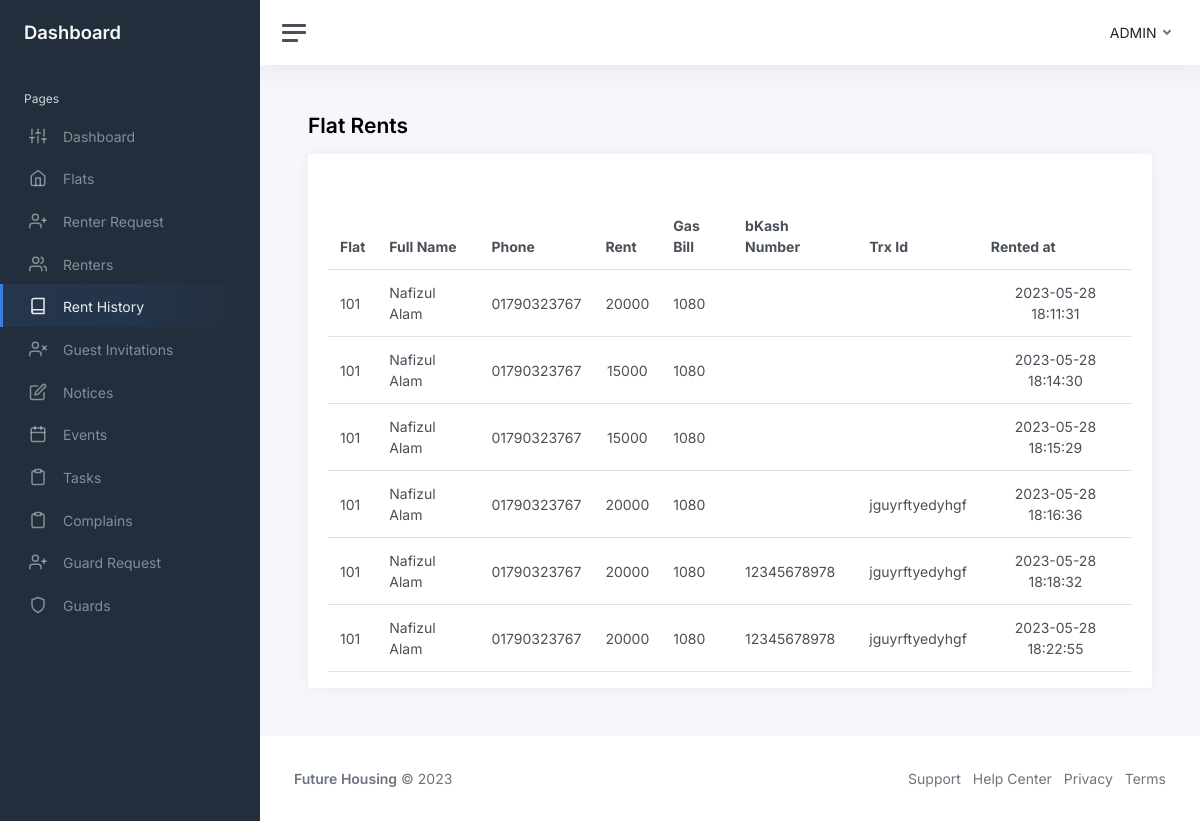
The app's page /php/admin/flat-rents.php, older data.
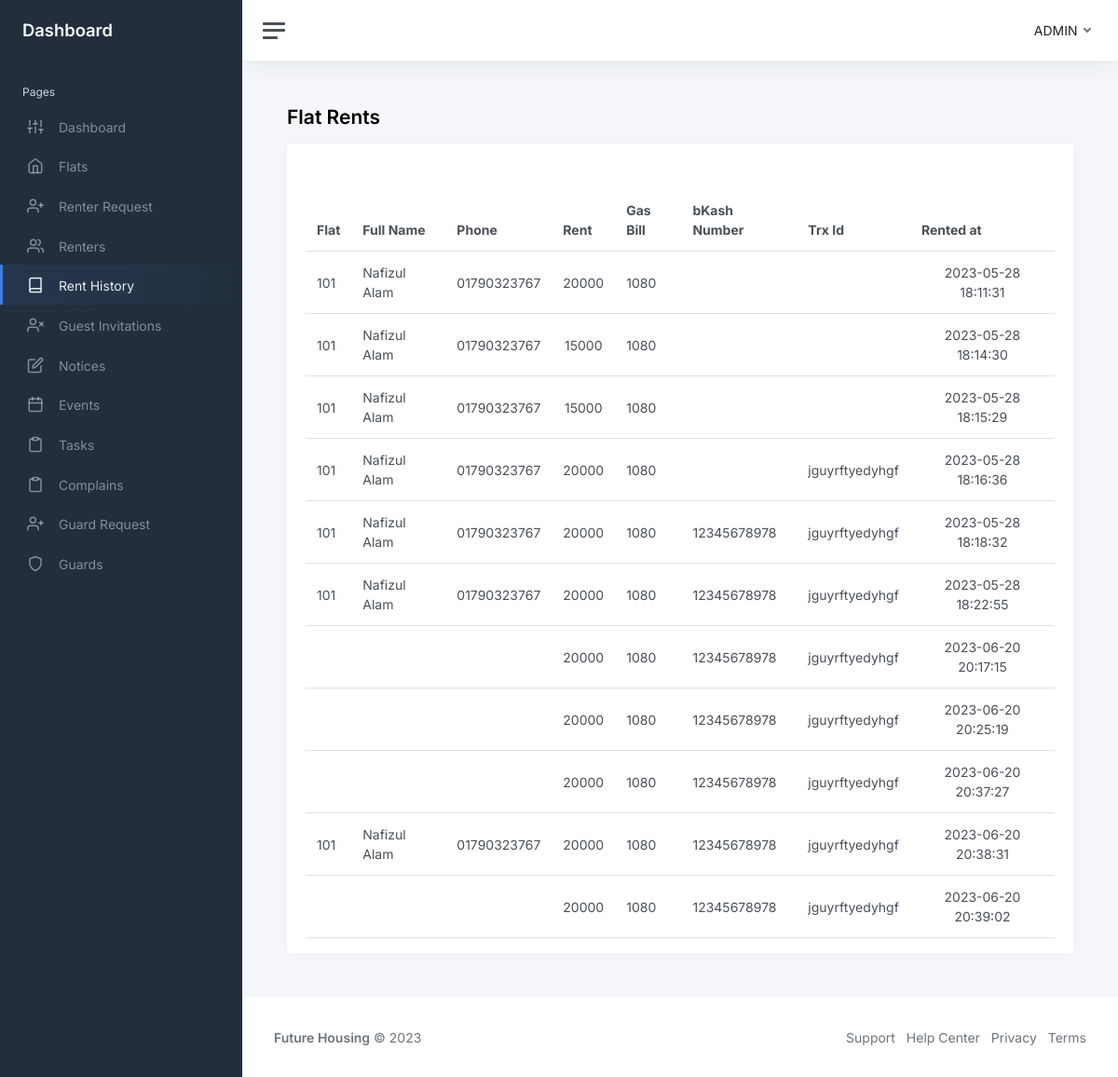
The same page, newer data.
### tables this page shows
CREATE TABLE `flat_rents` (
  `id` int NOT NULL,
  `flat` varchar(256) DEFAULT NULL,
  `fullname` varchar(256) DEFAULT NULL,
  `phone` varchar(256) DEFAULT NULL,
  `rent` varchar(256) DEFAULT NULL,
  `gas_bill` varchar(256) DEFAULT NULL,
  `bKash_number` varchar(256) DEFAULT NULL,
  `trx_id` varchar(256) DEFAULT NULL,
  `rented_at` datetime NOT NULL DEFAULT CURRENT_TIMESTAMP
);

### php/admin/flat-rents.php (the view, shortened to what this page needs)
<?php
$currentPage = "flat-rents";
include "../../database.php";
$query = "SELECT * FROM `flat_rents`";
$stmt = $conn->prepare($query);
$result = $stmt->execute();
$flat_rents = $stmt->fetchAll();
?>
<!DOCTYPE html>
<html lang="en">
<head>
    <link href="https://cdn.jsdelivr.net/npm/simple-datatables@7.1.2/dist/style.min.css" rel="stylesheet" />
    <link href="../../styles/app.css" rel="stylesheet">
</head>
<body>
    <div class="wrapper">
        <?php include "components/sidebar.php"?>
        <div class="main">
            <?php include "components/navbar.php"?>
            <main class="content">
                <div class="container-fluid p-0">
                    <h1 class="h3 mb-3"><strong>Flat Rents</strong></h1>
                    <div class="row">
                        <div class="col-12 d-flex">
                            <div class="card flex-fill w-100">
                                <div class="card-header">
                                </div>
                                <div class="card-body py-3">
                                    <table id="datatablesSimple" class="table table-hover my-0">
                                        <thead>
                                            <tr>
                                                <th>Flat</th>
                                                <th class="d-none d-md-table-cell">Full Name</th>
                                                <th class="d-none d-md-table-cell">Phone</th>
                                                <th>Rent</th>
                                                <th class="d-none d-md-table-cell">Gas Bill</th>
                                                <th class="d-none d-md-table-cell">bKash Number</th>
                                                <th class="d-none d-md-table-cell">Trx Id</th>
                                                <th>Rented at</th>
                                            </tr>
                                        </thead>
                                        <tbody>
                                            <?php
                                                foreach($flat_rents as $flat_rent):
                                            ?>
                                            <tr>
                                                <td><?= $flat_rent['flat'] ?></td>
                                                <td class="d-none d-md-table-cell"><?= $flat_rent['fullname'] ?></td>
                                                <td class="d-none d-md-table-cell"><?=$flat_rent['phone']?></td>
                                                <td class="text-center"><?=$flat_rent['rent']?></td>
                                                <td class="d-none d-md-table-cell"><?=$flat_rent['gas_bill']?></td>
                                                <td class="d-none d-md-table-cell"><?=$flat_rent['bKash_number']?></td>
                                                <td class="d-none d-md-table-cell"><?=$flat_rent['trx_id']?></td>
                                                <td class="text-center"><?=$flat_rent['rented_at']?></td>
                                                <?php
                                                endforeach;
                                            ?>
                                        </tbody>
                                    </table>
                                </div>
                            </div>
                        </div>
                    </div>
                </div>
            </main>
            <footer class="footer">
                <?php include "components/footer.php"?>
            </footer>
        </div>
    </div>
</body>
</html>

### php/admin/components/sidebar.php
<nav id="sidebar" class="sidebar js-sidebar">
    <div class="sidebar-content js-simplebar">
        <a class="sidebar-brand" href="admin-dashboard.php">
            <span class="align-middle">Dashboard</span>
        </a>
        <ul class="sidebar-nav">
            <li class="sidebar-header">
                Pages
            </li>
            <li class="sidebar-item  <?php if ($currentPage === 'dashboard') echo 'active'; ?>">
                <a class="sidebar-link" href="admin-dashboard.php">
                    <i class="align-middle" data-feather="sliders"></i> <span class="align-middle">Dashboard</span>
                </a>
            </li>
            <li class="sidebar-item  <?php if ($currentPage === 'flats') echo 'active'; ?>">
                <a class="sidebar-link" href="flats.php">
                    <i class="align-middle" data-feather="home"></i> <span class="align-middle">Flats</span>
                </a>
            </li>
            <li class="sidebar-item  <?php if ($currentPage === 'renter requests') echo 'active'; ?>">
                <a class="sidebar-link" href="request-renters.php">
                    <i class="align-middle" data-feather="user-plus"></i> <span class="align-middle">Renter
                        Request</span>
                </a>
            </li>
            <li class="sidebar-item  <?php if ($currentPage === 'renters') echo 'active'; ?>">
                <a class="sidebar-link" href="renters.php">
                    <i class="align-middle" data-feather="users"></i> <span class="align-middle">Renters</span>
                </a>
            </li>
            <li class="sidebar-item  <?php if ($currentPage === 'flat-rents') echo 'active'; ?>">
                <a class="sidebar-link" href="flat-rents.php">
                    <i class="align-middle" data-feather="book"></i> <span class="align-middle">Rent History</span>
                </a>
            </li>
            <li class="sidebar-item  <?php if ($currentPage === 'guests-invitations') echo 'active'; ?>">
                <a class="sidebar-link" href="guests-invitations.php">
                    <i class="align-middle" data-feather="user-x"></i> <span class="align-middle">Guest
                        Invitations</span>
                </a>
            </li>
            <li class="sidebar-item  <?php if ($currentPage === 'notices') echo 'active'; ?>">
                <a class="sidebar-link" href="notices.php">
                    <i class="align-middle" data-feather="edit"></i> <span class="align-middle">Notices</span>
                </a>
            </li>
            <li class="sidebar-item  <?php if ($currentPage === 'events') echo 'active'; ?>">
                <a class="sidebar-link" href="events.php">
                    <i class="align-middle" data-feather="calendar"></i> <span class="align-middle">Events</span>
                </a>
            </li>
            <li class="sidebar-item  <?php if ($currentPage === 'tasks') echo 'active'; ?>">
                <a class="sidebar-link" href="tasks.php">
                    <i class="align-middle" data-feather="clipboard"></i> <span class="align-middle">Tasks</span>
                </a>
            </li>
            <li class="sidebar-item  <?php if ($currentPage === 'complains') echo 'active'; ?>">
                <a class="sidebar-link" href="complains.php">
                    <i class="align-middle" data-feather="clipboard"></i> <span class="align-middle">Complains</span>
                </a>
            </li>
            <li class="sidebar-item  <?php if ($currentPage === 'guard requests') echo 'active'; ?>">
                <a class="sidebar-link" href="request-guards.php">
                    <i class="align-middle" data-feather="user-plus"></i> <span class="align-middle">Guard
                        Request</span>
                </a>
            </li>
            <li class="sidebar-item  <?php if ($currentPage === 'guards') echo 'active'; ?>">
                <a class="sidebar-link" href="guards.php">
                    <i class="align-middle" data-feather="shield"></i> <span class="align-middle">Guards</span>
                </a>
            </li>
        </ul>
    </div>
</nav>

### php/admin/components/navbar.php (shortened to what this page needs)
<nav class="navbar navbar-expand navbar-light navbar-bg">
    <a class="sidebar-toggle js-sidebar-toggle">
        <i class="hamburger align-self-center"></i>
    </a>
    <div class="navbar-collapse collapse">
        <ul class="navbar-nav navbar-align">
            <li class="nav-item dropdown">
                <a class="nav-link dropdown-toggle d-none d-sm-inline-block" href="#" data-bs-toggle="dropdown">
                    <span class="text-dark">ADMIN</span>
                </a>
            </li>
        </ul>
    </div>
</nav>

### php/admin/components/footer.php
<footer class="footer">
    <div class="container-fluid">
        <div class="row text-muted">
            <div class="col-6 text-start">
                <p class="mb-0">
                    <a class="text-muted" href="../../index.php" target="_blank"><strong>Future Housing</strong></a>
                    &copy;
                    <span>2023</span>
                </p>
            </div>
            <div class="col-6 text-end">
                <ul class="list-inline">
                    <li class="list-inline-item">
                        <a class="text-muted" href="" target="_blank">Support</a>
                    </li>
                    <li class="list-inline-item">
                        <a class="text-muted" href="" target="_blank">Help Center</a>
                    </li>
                    <li class="list-inline-item">
                        <a class="text-muted" href="" target="_blank">Privacy</a>
                    </li>
                    <li class="list-inline-item">
                        <a class="text-muted" href="" target="_blank">Terms</a>
                    </li>
                </ul>
            </div>
        </div>
    </div>
</footer>

Row changes from the older to the newer data that the page shows:
added flat_rents: rent "20000", gas_bill "1080", bKash_number "12345678978", trx "jguyrftyedyhgf", rented_at "2023-06-20 20:17:15"
added flat_rents: rent "20000", gas_bill "1080", bKash_number "12345678978", trx "jguyrftyedyhgf", rented_at "2023-06-20 20:25:19"
added flat_rents: rent "20000", gas_bill "1080", bKash_number "12345678978", trx "jguyrftyedyhgf", rented_at "2023-06-20 20:37:27"
added flat_rents: flat "101", fullname "Nafizul Alam", phone "01790323767", rent "20000", gas_bill "1080", bKash_number "12345678978", trx "jguyrftyedyhgf", rented_at "2023-06-20 20:38:31"
added flat_rents: rent "20000", gas_bill "1080", bKash_number "12345678978", trx "jguyrftyedyhgf", rented_at "2023-06-20 20:39:02"
